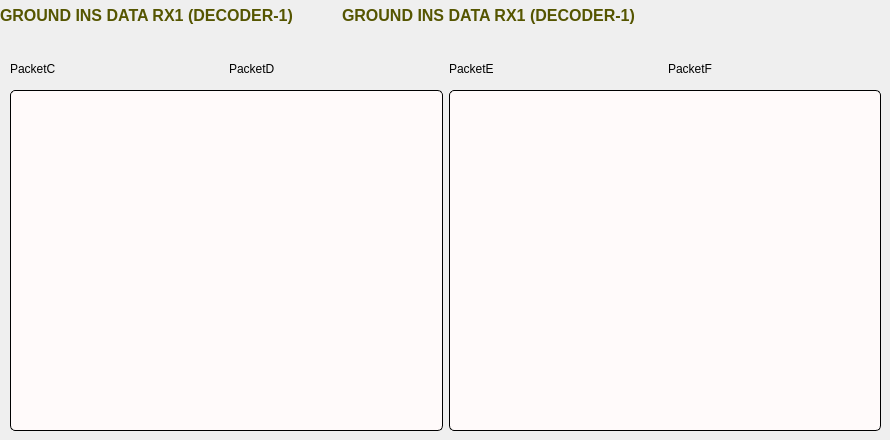
      <widget class="QWidget" name="page_2">
       <widget class="QWidget" name="layoutWidget">
        <property name="geometry">
         <rect>
          <x>10</x>
          <y>90</y>
          <width>871</width>
          <height>341</height>
         </rect>
        </property>
        <layout class="QHBoxLayout" name="horizontalLayout">
         <item>
          <widget class="QTextEdit" name="dn_rx1">
           <property name="styleSheet">
            <string notr="true"> .QTextEdit
        {
            background-color: qlineargradient(x1: 0, y1: 0, x2: 0, y2: 1, stop: 0 #fffafa, stop: 1 #fffafa);
            font-family:Georgia;
            font-size:12px;
            font-weight:bold;
            color:#000000;
            border:1px solid;
            border-radius: 5;    
        }</string>
           </property>
          </widget>
         </item>
         <item>
          <widget class="QTextEdit" name="dn_rx2">
           <property name="styleSheet">
            <string notr="true"> .QTextEdit
        {
            background-color: qlineargradient(x1: 0, y1: 0, x2: 0, y2: 1, stop: 0 #fffafa, stop: 1 #fffafa);
            font-family:Georgia;
            font-size:12px;
            font-weight:bold;
            color:#000000;
            border:1px solid;
            border-radius: 5;    
        }</string>
           </property>
          </widget>
         </item>
        </layout>
       </widget>
       <widget class="QWidget" name="layoutWidget">
        <property name="geometry">
         <rect>
          <x>0</x>
          <y>0</y>
          <width>678</width>
          <height>30</height>
         </rect>
        </property>
        <layout class="QHBoxLayout" name="horizontalLayout_2">
         <item>
          <widget class="QLabel" name="label_D1">
           <property name="font">
            <font>
             <pointsize>12</pointsize>
             <weight>75</weight>
             <bold>true</bold>
            </font>
           </property>
           <property name="styleSheet">
            <string notr="true">color: rgb(85, 85, 0);
</string>
           </property>
           <property name="text">
            <string>GROUND INS DATA RX1 (DECODER-1)</string>
           </property>
          </widget>
         </item>
         <item>
          <widget class="QLabel" name="label_D1_2">
           <property name="font">
            <font>
             <pointsize>12</pointsize>
             <weight>75</weight>
             <bold>true</bold>
            </font>
           </property>
           <property name="styleSheet">
            <string notr="true">color: rgb(85, 85, 0);
</string>
           </property>
           <property name="text">
            <string>GROUND INS DATA RX1 (DECODER-1)</string>
           </property>
          </widget>
         </item>
        </layout>
       </widget>
       <widget class="QWidget" name="layoutWidget">
        <property name="geometry">
         <rect>
          <x>10</x>
          <y>60</y>
          <width>871</width>
          <height>17</height>
         </rect>
        </property>
        <layout class="QHBoxLayout" name="horizontalLayout_3">
         <item>
          <widget class="QLabel" name="pktc">
           <property name="text">
            <string>PacketC</string>
           </property>
          </widget>
         </item>
         <item>
          <widget class="QLabel" name="pktd">
           <property name="text">
            <string>PacketD</string>
           </property>
          </widget>
         </item>
         <item>
          <widget class="QLabel" name="pkte">
           <property name="text">
            <string>PacketE</string>
           </property>
          </widget>
         </item>
         <item>
          <widget class="QLabel" name="pktf">
           <property name="text">
            <string>PacketF</string>
           </property>
          </widget>
         </item>
        </layout>
       </widget>
      </widget>
